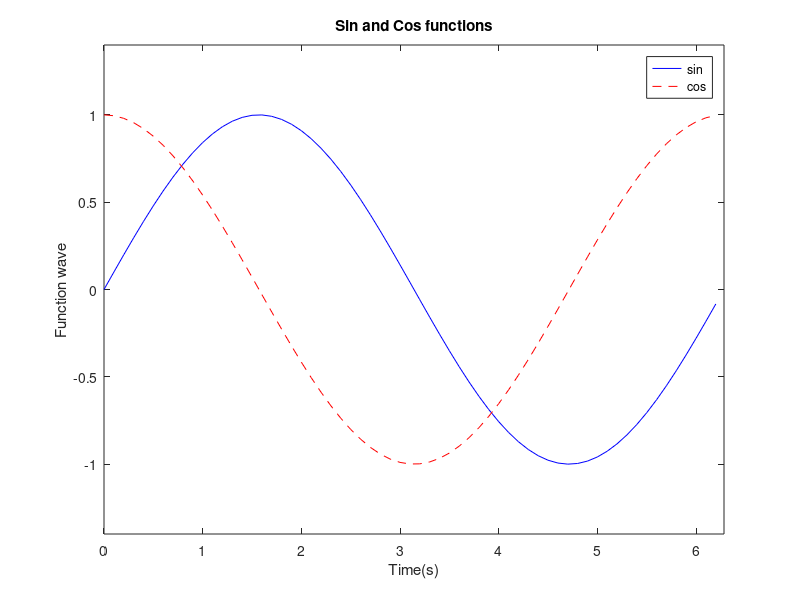

Write the MATLAB code that produced this figure.
%twoLinePlot.m
%8. Optional: Plotting multiple lines and colors.
figure
t=0:0.1:2*pi;
y1=sin(t);
y2=cos(t);
pic1=plot(t,y1,'b')
hold on
plot(t,y2,'r--')
xlabel('Time(s)')
ylabel('Function wave')
title('Sin and Cos functions')
legend('sin','cos')
xlim([0,2*pi])
ylim([-1.4,1.4])